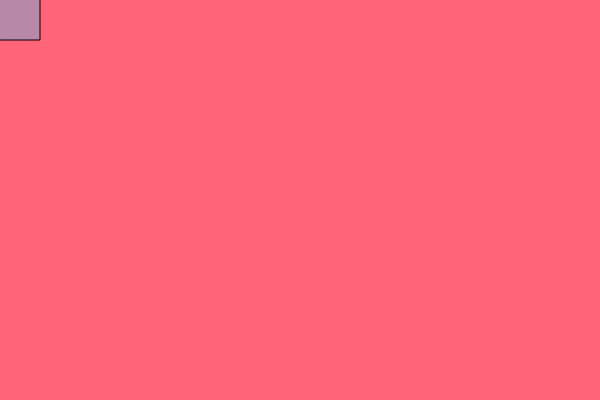
Frame 1 (no input)
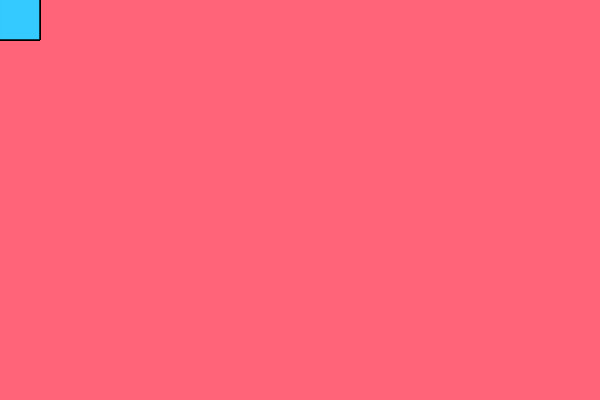
Frame 60 (no input)
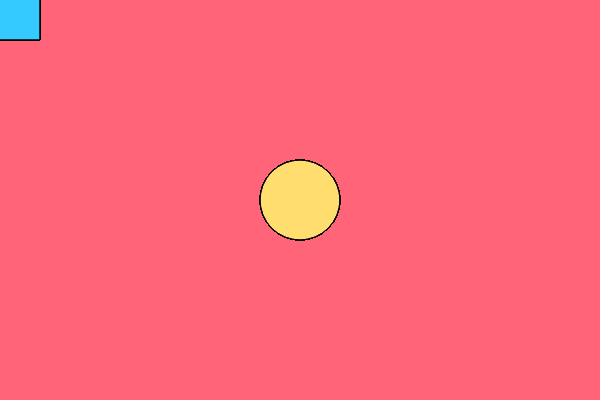
Frame 120 (the mouse pressed at the canvas centre since frame 60)

The p5.js sketch that drew these frames (run headless with seeded random() and noise() and a simulated clock; from frame 60 on, the mouse is pressed at the canvas centre):

// p5.js sketch
// ── sketch.js


function setup() {
  createCanvas(600, 400);
  background(300,100,120);
}

function draw() {
 if (mouseIsPressed){
    fill(333, 222, 111, 70);
    ellipse(mouseX, mouseY, 80, 80);
}
  else {
  fill(53, 200, 433, 90);
  rectMode(CENTER);
  rect(mouseX, mouseY, 80, 80);
    
  }
  
}
